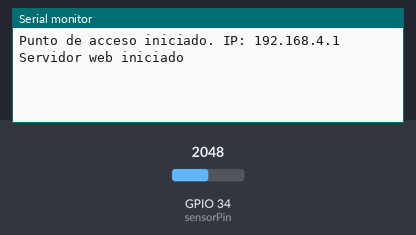
Simulated run of this sketch. Board: ESP32. On the bench: the last lines printed to the serial monitor. Inputs (shaded band) come from the test bench; at power-on: GPIO 34 (sensorPin) = 2048. Storage starts empty.

Above: at 1.2 s.
1.3 s: GPIO 34 (sensorPin) set to 2866
At 6.2 s:
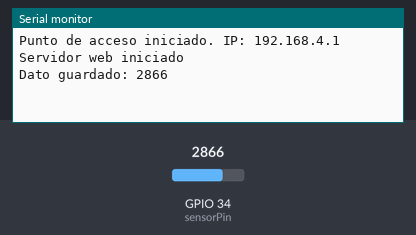
11.5 s: GPIO 34 (sensorPin) set to 3603
At 16.3 s:
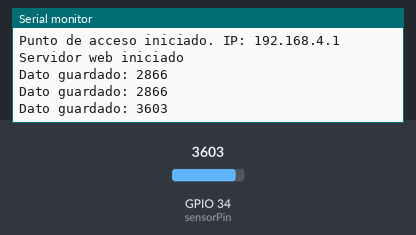

The sketch:

P1ModoAPtxtSPIFFS.ino
```cpp
#include <WiFi.h>
#include <WebServer.h>
#include <FS.h>
#include <SPIFFS.h>

// Configuración de red WiFi en modo AP
const char* ssid = "ESP32_AP";
const char* password = "12345678"; // mínimo 8 caracteres

// Servidor web en el puerto 80
WebServer server(80);

// Nombre del archivo en SPIFFS
const char* filename = "/datos.txt";

// Simulación de un sensor en pin analógico
const int sensorPin = 34;

void handleRoot() {
  String html = "<!DOCTYPE html><html><head><meta charset='UTF-8'>";
  html += "<title>Servidor ESP32</title></head><body>";
  html += "<h2>Servidor Web ESP32 (AP Mode)</h2>";
  html += "<p><a href=\"/download\">Descargar archivo datos.txt</a></p>";
  html += "</body></html>";
  server.send(200, "text/html", html);
}

void handleDownload() {
  File file = SPIFFS.open(filename, "r");
  if (!file) {
    server.send(500, "text/plain", "No se pudo abrir el archivo");
    return;
  }
  server.streamFile(file, "text/plain");
  file.close();
}

void setup() {
  Serial.begin(115200);

  // Inicializar SPIFFS
  if (!SPIFFS.begin(true)) {
    Serial.println("Error al montar SPIFFS");
    return;
  }

  // Crear archivo si no existe
  if (!SPIFFS.exists(filename)) {
    File file = SPIFFS.open(filename, FILE_WRITE);
    if (file) {
      file.println("Archivo creado - Datos de sensor");
      file.close();
    }
  }

  // Configurar ESP32 como punto de acceso
  WiFi.softAP(ssid, password);

  // Obtener IP del AP
  IPAddress IP = WiFi.softAPIP();
  Serial.print("Punto de acceso iniciado. IP: ");
  Serial.println(IP);

  // Rutas del servidor
  server.on("/", handleRoot);
  server.on("/download", handleDownload);

  server.begin();
  Serial.println("Servidor web iniciado");
}

void loop() {
  server.handleClient();

  // Guardar lecturas en SPIFFS cada 5 seg
  static unsigned long lastTime = 0;
  if (millis() - lastTime > 5000) {
    lastTime = millis();
    int valor = analogRead(sensorPin);

    File file = SPIFFS.open(filename, FILE_APPEND);
    if (file) {
      file.printf("Lectura: %d\n", valor);
      file.close();
      Serial.printf("Dato guardado: %d\n", valor);
    }
  }
}
```

Measured:
- after the input at 1.3 s, the serial monitor: prints a new line after 3.7 s (image 1)
- after the input at 11.5 s, the serial monitor: prints a new line after 3.5 s (image 2)
